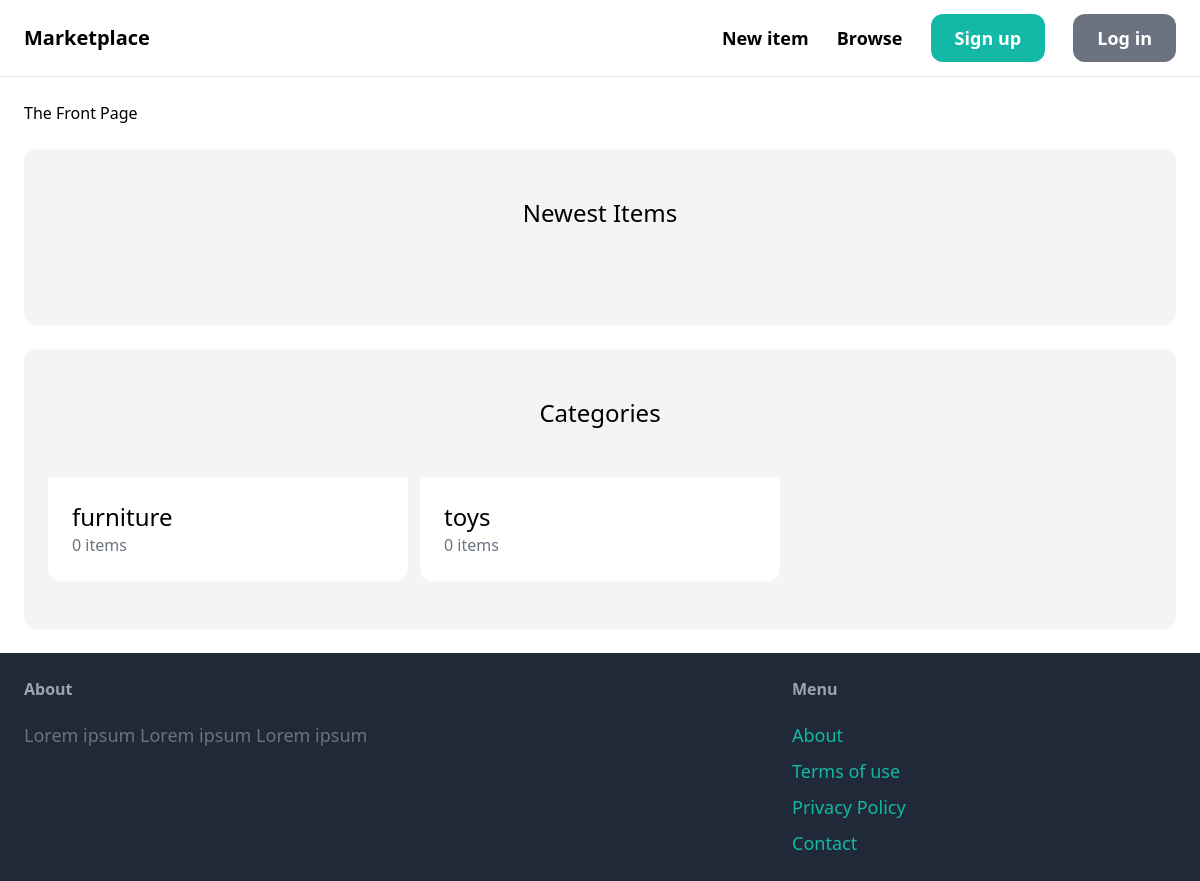
Before: / with the older database file.
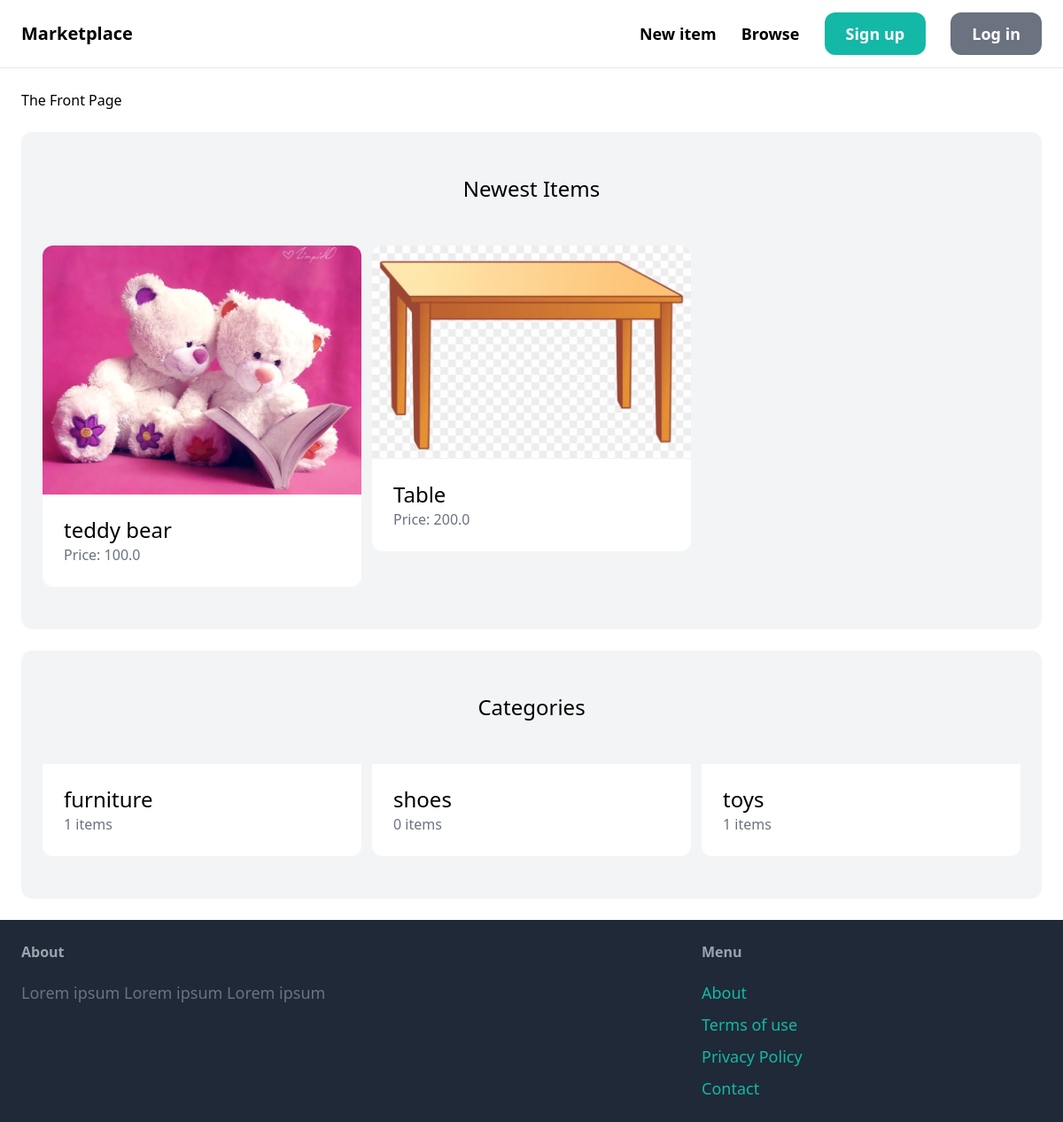
After: the same page with the newer database file.
### item/models.py (models this page shows, shortened)
class Category(models.Model):
    name = models.CharField(max_length=255)
    class Meta:
        ordering = ('name', )
        verbose_name_plural = "Categories"

class Item(models.Model):
    category = models.ForeignKey(Category, related_name="items", on_delete=models.CASCADE)
    name = models.CharField(max_length=255)
    description = models.TextField(blank=True, null=True)
    price = models.FloatField()
    image = models.ImageField(upload_to="item_images", blank=True, null=True)
    is_sold = models.BooleanField(default=False)
    created_by = models.ForeignKey(User, related_name="items", on_delete=models.CASCADE)
    created_at = models.DateTimeField(auto_now_add=True)

### core/views.py (the view)
# urls.py: path('', index),
def index(request):
    items = Item.objects.filter(is_sold=False)
    categories = Category.objects.all()
    return render(request, 'core/index.html', {
        "categories": categories,
        "items": items
    })

### core/templates/core/index.html (shortened to what this page needs)
{% extends 'core/base.html' %}
{% block content %}
    <h1>The Front Page</h1>
    <div class="mt-6 px-6 py-12 bg-gray-100 rounded-xl">
        <h2 class="mb-12 text-2xl text-center">Newest Items</h2>
        <div class="grid grid-cols-3 gap-3" >
            {% for item in items%}
                <div>
                    <a href="#">
                        <div>
                            <img src="{{item.image.url}}" class="rounded-t-xl">
                        </div>
                        <div class="p-6 bg-white rounded-b-xl">
                            <h2 class="text-2xl">{{item.name}}</h2>
                            <p class="text-gray-500">Price: {{item.price}}</p>
                        </div>
                    </a>
                </div>
            {% endfor%}
        </div>
    </div>
    <div class="mt-6 px-6 py-12 bg-gray-100 rounded-xl">
        <h2 class="mb-12 text-2xl text-center">Categories</h2>
        <div class="grid grid-cols-3 gap-3" >
            {% for category in categories%}
                <div>
                    <a href="#">
                        <div class="p-6 bg-white rounded-b-xl">
                            <h2 class="text-2xl">{{category.name}}</h2>
                            <p class="text-gray-500">{{category.items.count}} items</p>
                        </div>
                    </a>
                </div>
            {% endfor%}
        </div>
    </div>
{% endblock %}

### core/templates/core/base.html (shortened to what this page needs)
<!DOCTYPE html>
<html lang="en">
<head>
    <script src="https://cdn.tailwindcss.com"></script>
</head>
<body>
    <nav class="py-6 px-6 flex justify-between items-center border-b border-gray-200">
        <a href="/" class="text-xl font-semibold">Marketplace</a>
        <div class="space-x-6">
            <a href="#" class="text-lg font-semibold hover:text-gray-500">New item</a>
            <a href="#" class="text-lg font-semibold hover:text-gray-500">Browse</a>
            <a href="#" class="px-6 py-3 text-lg font-semibold bg-teal-500 text-white rounded-xl hover:bg-teal-700">Sign up</a>
            <a href="#" class="px-6 py-3 text-lg font-semibold bg-gray-500 text-white rounded-xl hover:bg-gray-700">Log in</a>
        </div>
    </nav>
    <div class="px-6 py-6">
        {% block content%}
        {% endblock %}
    </div>
    <footer class="py-6 px-6 flex justify-between bg-gray-800">
        <div class="w-2/3 pr-10">
            <h3 class="mb-5 font-semibold text-gray-400">About</h3>
            <p class="text-lg text-gray-500">Lorem ipsum Lorem ipsum Lorem ipsum</p>
        </div>
        <div class="w-1/3">
            <h3 class="mb-5 font-semibold text-gray-400">Menu</h3>
            <ul class="space-y-2">
                <li><a href="#" class="text-lg text-teal-500 hover:text-teal-700">About</a></li>
                <li><a href="#" class="text-lg text-teal-500 hover:text-teal-700">Terms of use</a></li>
                <li><a href="#" class="text-lg text-teal-500 hover:text-teal-700">Privacy Policy</a></li>
                <li><a href="{% url 'contact' %}" class="text-lg text-teal-500 hover:text-teal-700">Contact</a></li>
            </ul>
        </div>
    </footer>
</body>
</html>

Changed rows visible on the page:
added Item: image (picture), name "teddy bear", price "100.0"
added Item: image (picture), name "Table", price "200.0"
computed for Category "furniture": items.count "0" → "1"
added Category: name "shoes", items.count "0"
computed for Category "toys": items.count "0" → "1"
